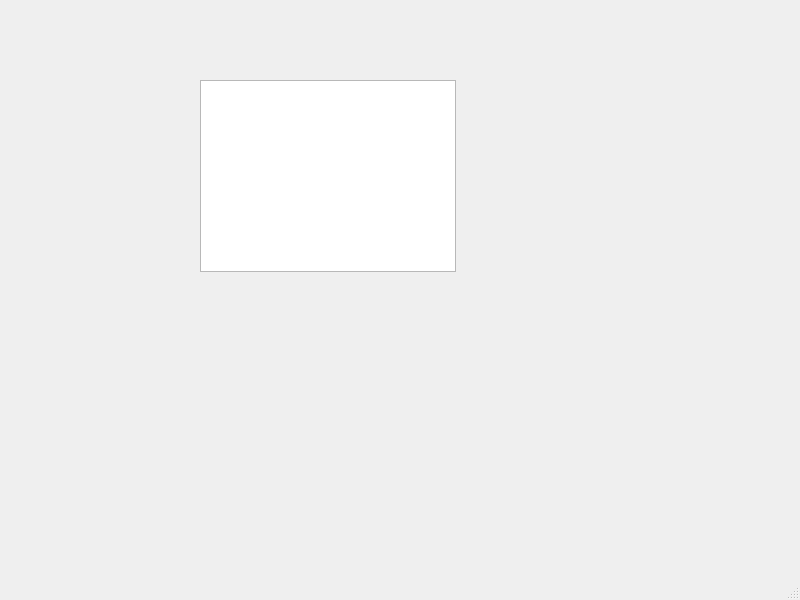
<?xml version="1.0" encoding="UTF-8"?>
<ui version="4.0">
 <class>test</class>
 <widget class="QMainWindow" name="test">
  <property name="geometry">
   <rect>
    <x>0</x>
    <y>0</y>
    <width>800</width>
    <height>600</height>
   </rect>
  </property>
  <property name="windowTitle">
   <string>MainWindow</string>
  </property>
  <widget class="QWidget" name="centralwidget">
   <widget class="QTableView" name="tableView">
    <property name="geometry">
     <rect>
      <x>200</x>
      <y>80</y>
      <width>256</width>
      <height>192</height>
     </rect>
    </property>
   </widget>
  </widget>
  <widget class="QMenuBar" name="menubar">
   <property name="geometry">
    <rect>
     <x>0</x>
     <y>0</y>
     <width>800</width>
     <height>22</height>
    </rect>
   </property>
  </widget>
  <widget class="QStatusBar" name="statusbar"/>
 </widget>
 <resources/>
 <connections/>
</ui>
